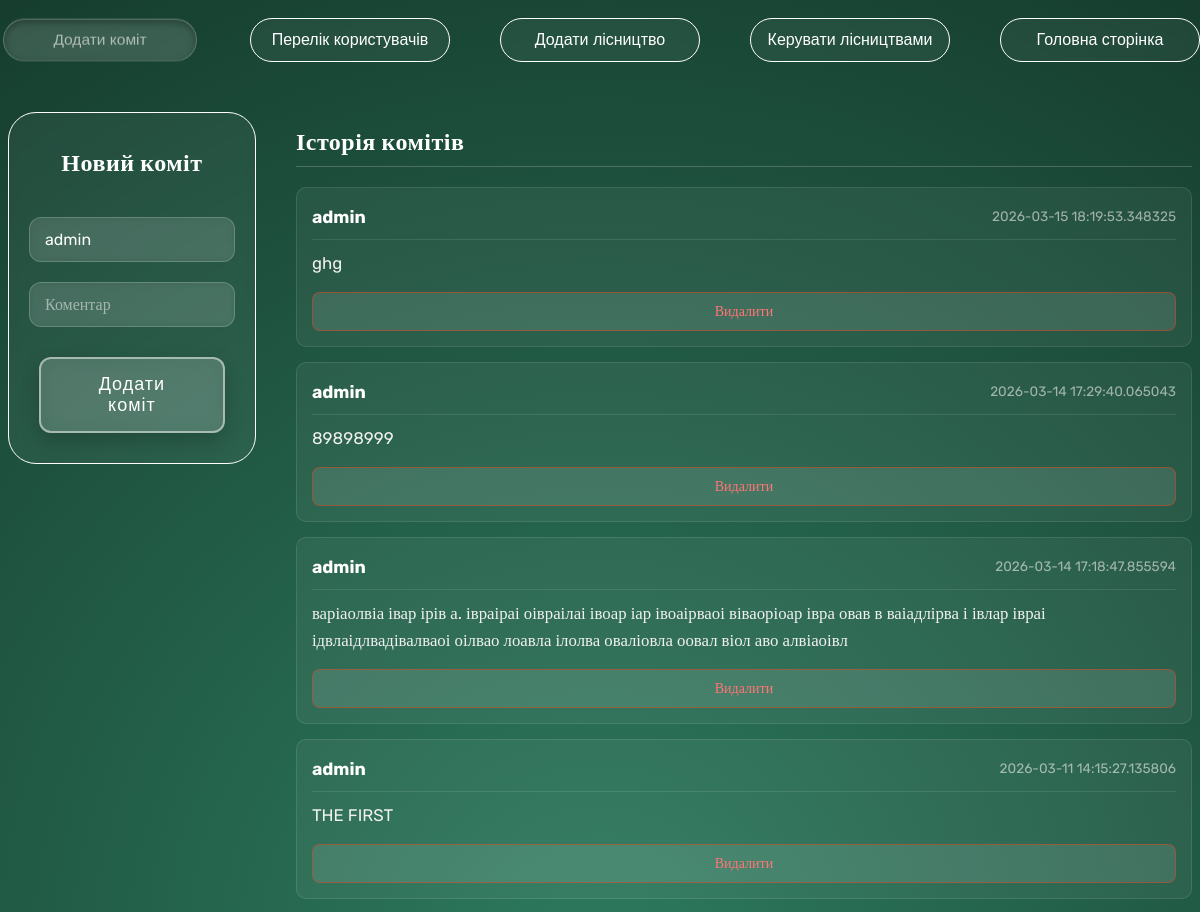
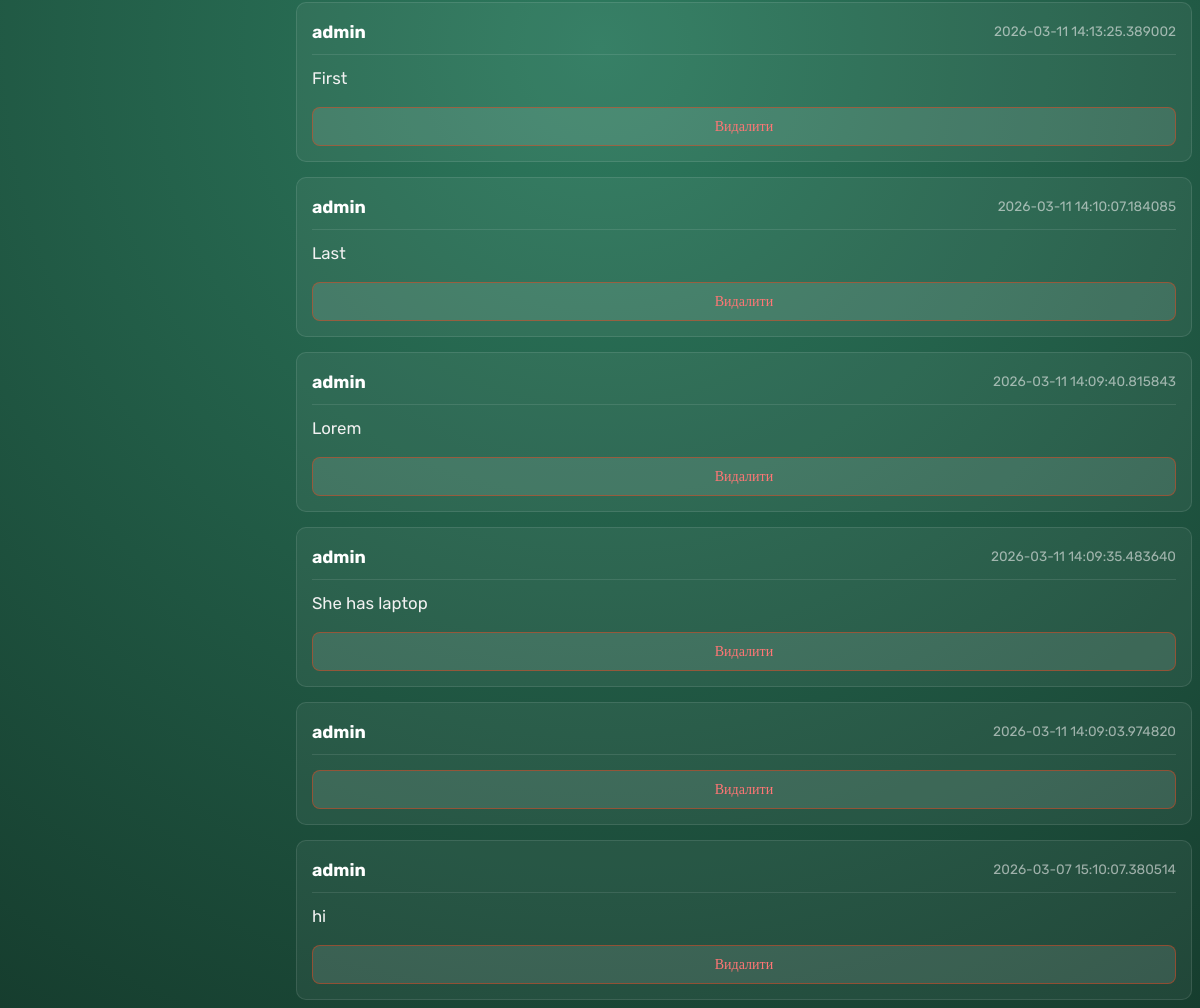
Page /comits (signed in) on the earlier database version (2 pictures, top to bottom).
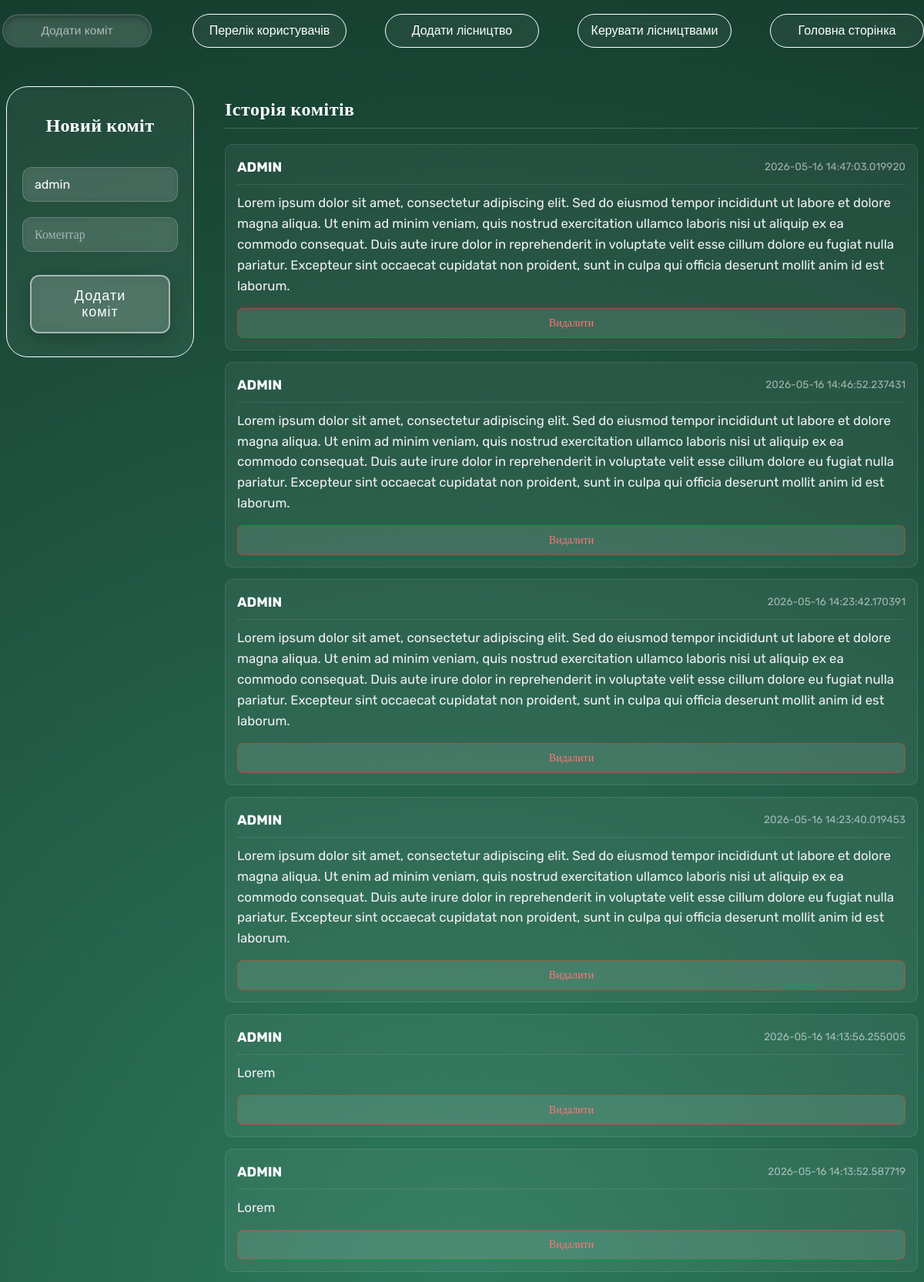
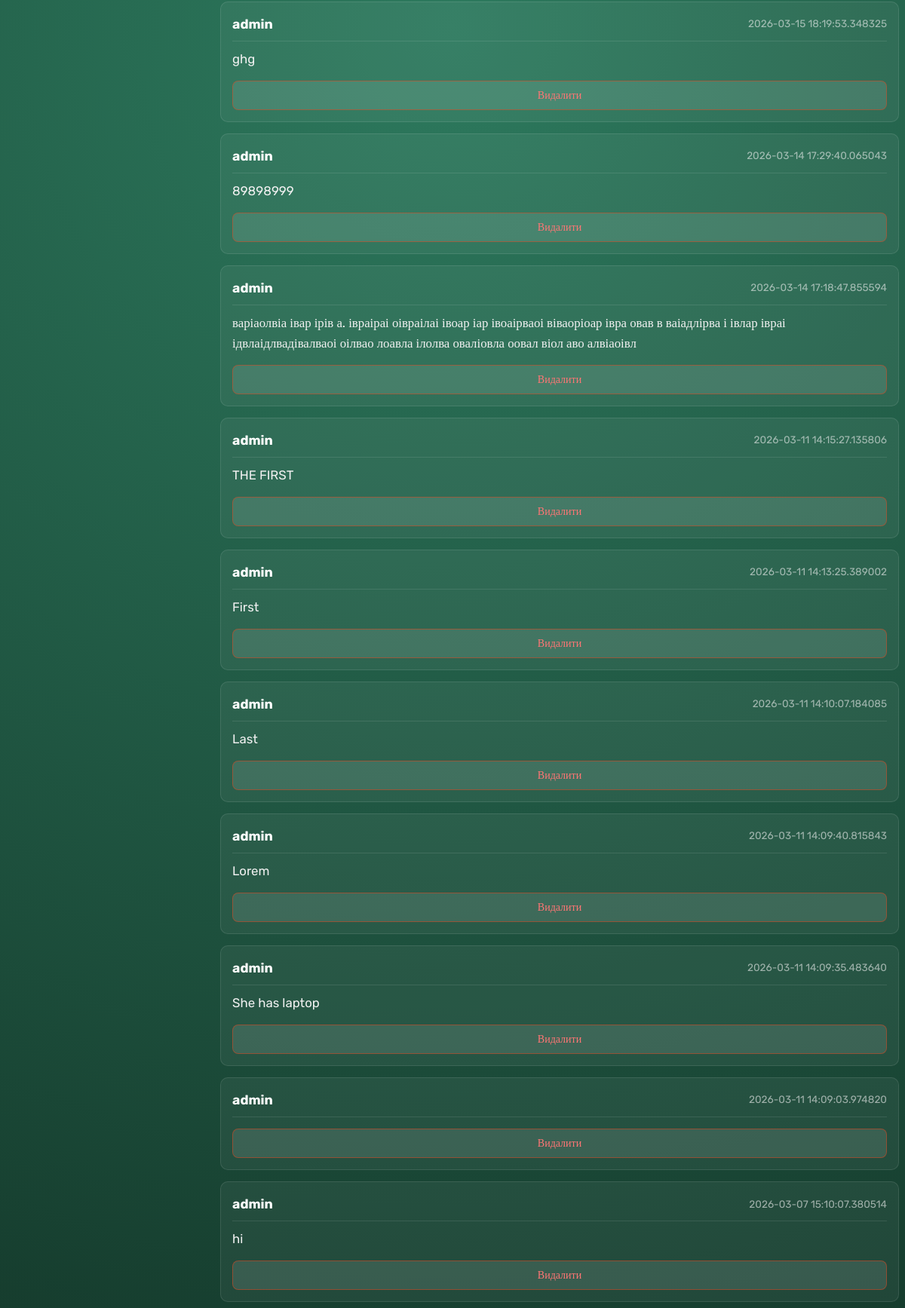
Same page on the later database version (2 pictures, top to bottom).
### DB.py (models this page shows)
class Comits(db.Model):
    id = db.Column(db.Integer, primary_key=True)
    username = db.Column(db.String(150), nullable=False)
    comment = db.Column(db.Text, nullable=False)
    date = db.Column(db.DateTime, nullable=False)

### app.py (the view, shortened to what this page needs)
@app.route('/comits', methods=['GET', 'POST'])
@login_required
@admin_required
def comits():
    all_comits = Comits.query.all()
    return render_template('comits.html', comits=all_comits)

### app.py (called while the page is built)
@login_manager.user_loader
def load_user(user_id):
    return User.query.get(int(user_id))

### templates/comits.html (shortened to what this page needs)
<!DOCTYPE html>
<html lang="en">
<head>
    <link rel="stylesheet" href="{{ url_for('static', filename='styles/admin-style.css') }}">
    <link rel="stylesheet" href="{{ url_for('static', filename='styles/btn-style.css') }}">
</head>
<body style="background: radial-gradient(circle at center, #2d7a5e 0%, #163d2e 100%);">
    <header>
        <a style="text-decoration: none;" href="{{ url_for('comits')}}"><button class="glass-button-white active">Додати коміт</button></a>
        <a style="text-decoration: none;" href="{{ url_for('all_users') }}"><button class="glass-button-white">Перелік користувачів</button></a>
        <a style="text-decoration: none;" href="{{ url_for('admin') }}"><button class="glass-button-white">Додати лісництво</button></a>
        <a style="text-decoration: none;" href="{{ url_for('change') }}"><button class="glass-button-white">Керувати лісництвами</button></a>
        <a style="text-decoration: none;" href="{{ url_for('main') }}"><button class="glass-button-white">Головна сторінка</button></a>
    </header>
    <div style="display: flex; justify-content: center; width: 100%; gap: 40px; padding: 0px;">
        <div class="input-box" style="height: 300px; padding-bottom: 30px; margin-top: 50px; position: sticky; top: 100px; min-width: 150px; width: 300px;">
            <h1 style="color: white; text-align: center; margin-bottom: 10px;">Новий коміт</h1>
            <form action="/comits" method="POST" style="display: flex; flex-direction: column; align-items: center; gap: 20px; margin-top: 20px;">
                <input type="text" name="username" class="input-box" placeholder="Username" value="{{ current_user.username }}" readonly>
                <input type="text" name="comment" class="input-box" placeholder="Коментар" required>
                <button type="submit" class="submit-btn" style="width: 90%; margin-top: 10px;">Додати коміт</button>
            </form>
        </div>
        <main style="margin-top: 50px; flex-grow: 1; max-width: 900px;">
            <h1 style="color: white; border-bottom: 1px solid rgba(255,255,255,0.2); padding-bottom: 10px; margin-bottom: 20px;">Історія комітів</h1>
            <div style="display: flex; flex-direction: column; gap: 15px;">
                {% for commit in comits|reverse %}
                <div class="text-light" style="background: rgba(255, 255, 255, 0.05); border: 1px solid rgba(255, 255, 255, 0.1); border-radius: 10px; padding: 15px;">
                    <div style="border-bottom: 1px solid rgba(255, 255, 255, 0.1); padding-bottom: 8px; margin-bottom: 10px; display: flex; justify-content: space-between; align-items: center;">
                        <strong>{{ commit.username }}</strong>
                        <span style="opacity: 0.6; font-size: 0.85em;">{{ commit.date }}</span>
                    </div>
                    <p style="margin: 0 0 15px 0; font-size: 1.05em; word-wrap: break-word;">{{ commit.comment }}</p>
                    <form action="/delete_commit/{{ commit.id }}" method="POST" style="margin: 0; text-align: right;">
                        <button type="submit" onclick="return confirm('Ви впевнені, що хочете видалити цей коміт?')" class="action-btn delete-btn">
                            Видалити
                        </button>
                    </form>
                </div>
                {% endfor %}
            </div>
        </main>
    </div>
</body>
</html>

Differences in the rows shown:
added Comits: username "ADMIN", date "2026-05-16 14:47:03.019920", comment "Lorem ipsum dolor sit amet, consectetur adipiscing elit. Sed do eiusmod tempor incididunt ut labore et dolore magna aliqua. Ut enim ad minim veniam, quis nostrud exercitation ullamco laboris nisi ut aliquip ex ea commodo consequat. Duis aute irure dolor in reprehenderit in voluptate velit esse cillum dolore eu fugiat nulla pariatur. Excepteur sint occaecat cupidatat non proident, sunt in culpa qui officia deserunt mollit anim id est laborum."
added Comits: username "ADMIN", date "2026-05-16 14:46:52.237431", comment "Lorem ipsum dolor sit amet, consectetur adipiscing elit. Sed do eiusmod tempor incididunt ut labore et dolore magna aliqua. Ut enim ad minim veniam, quis nostrud exercitation ullamco laboris nisi ut aliquip ex ea commodo consequat. Duis aute irure dolor in reprehenderit in voluptate velit esse cillum dolore eu fugiat nulla pariatur. Excepteur sint occaecat cupidatat non proident, sunt in culpa qui officia deserunt mollit anim id est laborum."
added Comits: username "ADMIN", date "2026-05-16 14:23:42.170391", comment "Lorem ipsum dolor sit amet, consectetur adipiscing elit. Sed do eiusmod tempor incididunt ut labore et dolore magna aliqua. Ut enim ad minim veniam, quis nostrud exercitation ullamco laboris nisi ut aliquip ex ea commodo consequat. Duis aute irure dolor in reprehenderit in voluptate velit esse cillum dolore eu fugiat nulla pariatur. Excepteur sint occaecat cupidatat non proident, sunt in culpa qui officia deserunt mollit anim id est laborum."
added Comits: username "ADMIN", date "2026-05-16 14:23:40.019453", comment "Lorem ipsum dolor sit amet, consectetur adipiscing elit. Sed do eiusmod tempor incididunt ut labore et dolore magna aliqua. Ut enim ad minim veniam, quis nostrud exercitation ullamco laboris nisi ut aliquip ex ea commodo consequat. Duis aute irure dolor in reprehenderit in voluptate velit esse cillum dolore eu fugiat nulla pariatur. Excepteur sint occaecat cupidatat non proident, sunt in culpa qui officia deserunt mollit anim id est laborum."
added Comits: username "ADMIN", date "2026-05-16 14:13:56.255005", comment "Lorem"
added Comits: username "ADMIN", date "2026-05-16 14:13:52.587719", comment "Lorem"
